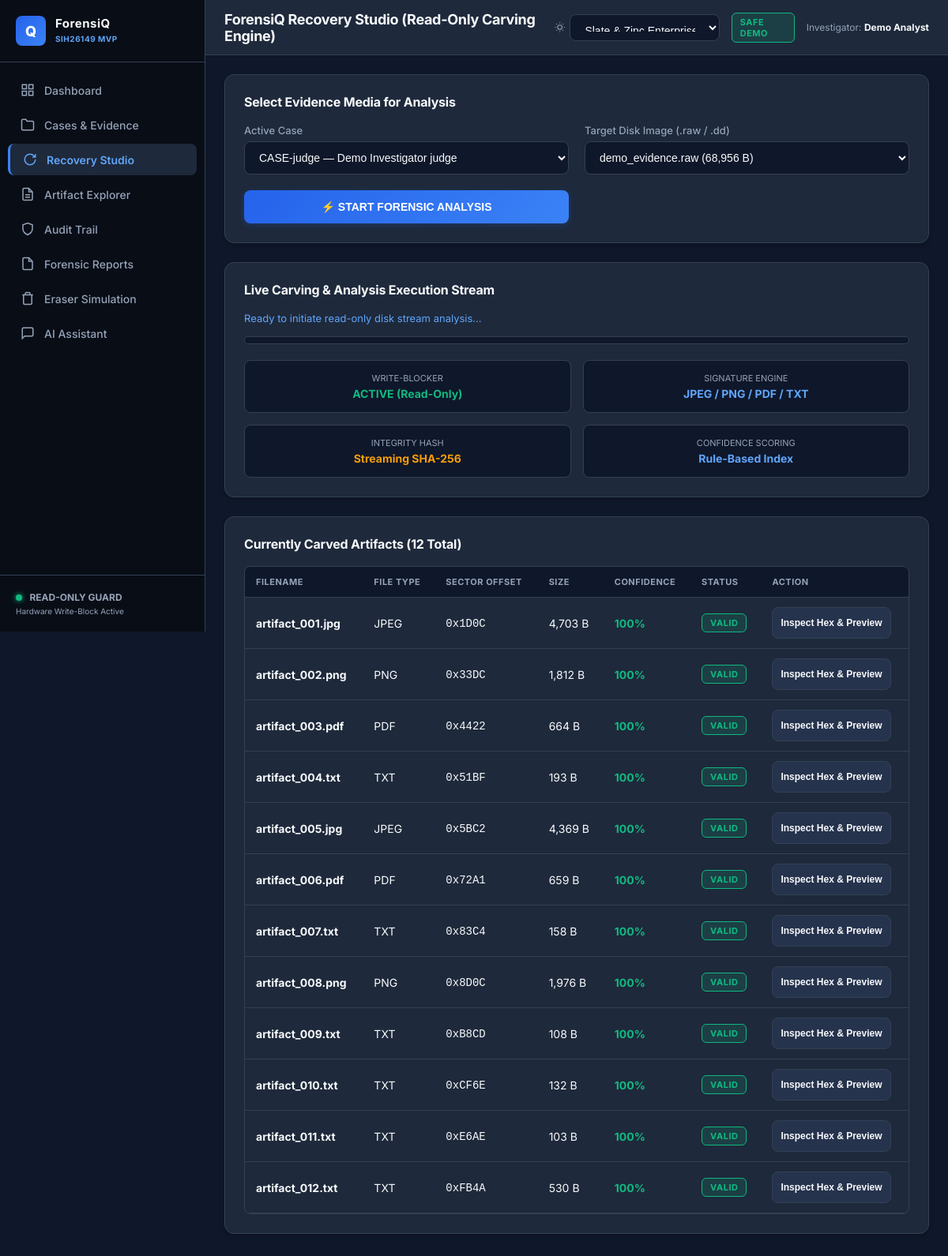
The page /recovery on the database its author committed.
### tables this page shows
CREATE TABLE artifacts (
            id INTEGER PRIMARY KEY AUTOINCREMENT,
            case_id TEXT NOT NULL,
            evidence_id INTEGER NOT NULL,
            filename TEXT NOT NULL,
            file_path TEXT NOT NULL,
            file_type TEXT NOT NULL,
            offset INTEGER NOT NULL,
            size INTEGER NOT NULL,
            confidence INTEGER NOT NULL,
            validation_status TEXT NOT NULL,
            validation_details TEXT,
            sha256 TEXT NOT NULL,
            recovered_at TIMESTAMP DEFAULT CURRENT_TIMESTAMP,
            FOREIGN KEY(case_id) REFERENCES cases(case_id) ON DELETE CASCADE,
            FOREIGN KEY(evidence_id) REFERENCES evidence(id) ON DELETE CASCADE
        );

### app.py (the view)
@app.route("/recovery")
def recovery_studio():
    case_id = request.args.get("case_id")
    conn = get_db_connection()
    cursor = conn.cursor()
    cursor.execute("SELECT * FROM cases ORDER BY id DESC")
    cases = [dict(r) for r in cursor.fetchall()]
    selected_case = None
    if case_id:
        cursor.execute("SELECT * FROM cases WHERE case_id = ?", (case_id,))
        row = cursor.fetchone()
        if row:
            selected_case = dict(row)
    if not selected_case and cases:
        selected_case = cases[0]
    evidence_list = []
    artifacts = []
    if selected_case:
        cursor.execute(
            "SELECT * FROM evidence WHERE case_id = ?", (selected_case["case_id"],)
        )
        evidence_list = [dict(r) for r in cursor.fetchall()]
        cursor.execute(
            "SELECT * FROM artifacts WHERE case_id = ? ORDER BY offset ASC",
            (selected_case["case_id"],),
        )
        artifacts = [dict(r) for r in cursor.fetchall()]
    conn.close()
    return render_template(
        "recovery.html",
        active_page="recovery",
        cases=cases,
        selected_case=selected_case,
        evidence_list=evidence_list,
        artifacts=artifacts,
    )

### database.py (called while the page is built)
def get_db_connection():
    os.makedirs(os.path.dirname(DB_PATH), exist_ok=True)
    conn = sqlite3.connect(DB_PATH, timeout=30.0)
    conn.row_factory = sqlite3.Row
    conn.execute("PRAGMA journal_mode = WAL;")
    return conn

### templates/recovery.html (shortened to what this page needs)
{% extends 'base.html' %}
{% block page_title %}ForensiQ Recovery Studio (Read-Only Carving Engine){% endblock %}
{% block content %}
<div class="card">
    <div class="card-title">Select Evidence Media for Analysis</div>
    <div class="grid-3col" style="align-items: end;">
        <div class="form-group" style="margin: 0;">
            <label class="form-label">Active Case</label>
            <select id="caseSelect" class="form-control" onchange="location.href='{{ url_for('recovery_studio') }}?case_id=' + this.value">
                {% for c in cases %}
                <option value="{{ c.case_id }}" {% if selected_case and selected_case.case_id == c.case_id %}selected{% endif %}>{{ c.case_id }} — {{ c.investigator }}</option>
                {% endfor %}
            </select>
        </div>
        <div class="form-group" style="margin: 0;">
            <label class="form-label">Target Disk Image (.raw / .dd)</label>
            <select id="evidenceSelect" class="form-control">
                {% for ev in evidence_list %}
                <option value="{{ ev.id }}">{{ ev.filename }} ({{ "{:,}".format(ev.size) }} B)</option>
                {% else %}
                <option value="">No evidence imported for this case</option>
                {% endfor %}
            </select>
        </div>
        <div>
            {% if evidence_list and selected_case %}
            <button id="startScanBtn" onclick="startAnalysis('{{ selected_case.case_id }}', document.getElementById('evidenceSelect').value)" class="btn btn-primary" style="width: 100%; justify-content: center; height: 42px;">
                ⚡ START FORENSIC ANALYSIS
            </button>
            {% else %}
            <button class="btn btn-secondary" disabled style="width: 100%; justify-content: center; height: 42px;">
                Import Evidence First
            </button>
            {% endif %}
        </div>
    </div>
</div>
<div class="card">
    <div class="card-title">Live Carving & Analysis Execution Stream</div>
    <div id="progressText" style="font-size: 13px; color: var(--text-highlight); margin-bottom: 8px;">
        Ready to initiate read-only disk stream analysis...
    </div>
    <div class="progress-container">
    </div>
    <div class="grid-4col" style="margin-top: 20px;">
        <div style="background: var(--bg-input); padding: 15px; border-radius: 8px; border: 1px solid var(--border-color); text-align: center;">
            <div style="font-size: 11px; color: var(--text-muted); text-transform: uppercase;">Write-Blocker</div>
            <div style="font-size: 14px; font-weight: bold; color: var(--accent-emerald); margin-top: 4px;">ACTIVE (Read-Only)</div>
        </div>
        <div style="background: var(--bg-input); padding: 15px; border-radius: 8px; border: 1px solid var(--border-color); text-align: center;">
            <div style="font-size: 11px; color: var(--text-muted); text-transform: uppercase;">Signature Engine</div>
            <div style="font-size: 14px; font-weight: bold; color: var(--text-highlight); margin-top: 4px;">JPEG / PNG / PDF / TXT</div>
        </div>
        <div style="background: var(--bg-input); padding: 15px; border-radius: 8px; border: 1px solid var(--border-color); text-align: center;">
            <div style="font-size: 11px; color: var(--text-muted); text-transform: uppercase;">Integrity Hash</div>
            <div style="font-size: 14px; font-weight: bold; color: var(--accent-amber); margin-top: 4px;">Streaming SHA-256</div>
        </div>
        <div style="background: var(--bg-input); padding: 15px; border-radius: 8px; border: 1px solid var(--border-color); text-align: center;">
            <div style="font-size: 11px; color: var(--text-muted); text-transform: uppercase;">Confidence Scoring</div>
            <div style="font-size: 14px; font-weight: bold; color: var(--accent-blue); margin-top: 4px;">Rule-Based Index</div>
        </div>
    </div>
</div>
{% if artifacts %}
<div class="card">
    <div class="card-title">Currently Carved Artifacts ({{ artifacts|length }} Total)</div>
    <div class="table-responsive">
        <table class="data-table">
            <thead>
                <tr>
                    <th>Filename</th>
                    <th>File Type</th>
                    <th>Sector Offset</th>
                    <th>Size</th>
                    <th>Confidence</th>
                    <th>Status</th>
                    <th>Action</th>
                </tr>
            </thead>
            <tbody>
                {% for art in artifacts %}
                <tr>
                    <td><strong>{{ art.filename }}</strong></td>
                    <td>{{ art.file_type }}</td>
                    <td><code>0x{{ "%X"|format(art.offset) }}</code></td>
                    <td>{{ "{:,}".format(art.size) }} B</td>
                    <td><strong style="color: {% if art.confidence >= 75 %}var(--accent-emerald){% else %}var(--accent-amber){% endif %};">{{ art.confidence }}%</strong></td>
                    <td><span class="badge badge-{% if art.confidence >= 75 %}valid{% else %}corrupt{% endif %}">{{ art.validation_status }}</span></td>
                    <td>
                        <button onclick="openArtifactModal({{ art.id }})" class="btn btn-secondary" style="padding: 4px 10px; font-size: 12px;">Inspect Hex & Preview</button>
                    </td>
                </tr>
                {% endfor %}
            </tbody>
        </table>
    </div>
</div>
{% endif %}
{% endblock %}

### templates/base.html (shortened to what this page needs)
<!DOCTYPE html>
<html lang="en" data-theme="slate-zinc">
<head>
    <link rel="stylesheet" href="{{ url_for('static', filename='css/style.css') }}">
</head>
<body>
    <aside class="sidebar" id="appSidebar">
        <div class="brand">
            <div class="brand-icon">Q</div>
            <div class="brand-text">ForensiQ<br><span style="font-size: 10px; color: var(--text-highlight); text-transform: uppercase;">SIH26149 MVP</span></div>
        </div>
        <ul class="nav-list">
            <li class="nav-item {% if active_page == 'dashboard' %}active{% endif %}">
                <a href="{{ url_for('dashboard') }}" onclick="closeMobileSidebar()">
                    <svg width="18" height="18" fill="none" stroke="currentColor" stroke-width="2" viewBox="0 0 24 24"><rect x="3" y="3" width="7" height="7"></rect><rect x="14" y="3" width="7" height="7"></rect><rect x="14" y="14" width="7" height="7"></rect><rect x="3" y="14" width="7" height="7"></rect></svg>
                    Dashboard
                </a>
            </li>
            <li class="nav-item {% if active_page == 'cases' %}active{% endif %}">
                <a href="{{ url_for('cases_view') }}" onclick="closeMobileSidebar()">
                    <svg width="18" height="18" fill="none" stroke="currentColor" stroke-width="2" viewBox="0 0 24 24"><path d="M22 19a2 2 0 0 1-2 2H4a2 2 0 0 1-2-2V5a2 2 0 0 1 2-2h5l2 3h9a2 2 0 0 1 2 2z"></path></svg>
                    Cases & Evidence
                </a>
            </li>
            <li class="nav-item {% if active_page == 'recovery' %}active{% endif %}">
                <a href="{{ url_for('recovery_studio') }}" onclick="closeMobileSidebar()">
                    <svg width="18" height="18" fill="none" stroke="currentColor" stroke-width="2" viewBox="0 0 24 24"><path d="M21 12a9 9 0 1 1-9-9c2.52 0 4.93 1 6.74 2.74L21 8"></path><path d="M21 3v5h-5"></path></svg>
                    Recovery Studio
                </a>
            </li>
            <li class="nav-item {% if active_page == 'artifacts' %}active{% endif %}">
                <a href="{{ url_for('artifacts_view') }}" onclick="closeMobileSidebar()">
                    <svg width="18" height="18" fill="none" stroke="currentColor" stroke-width="2" viewBox="0 0 24 24"><path d="M14 2H6a2 2 0 0 0-2 2v16a2 2 0 0 0 2 2h12a2 2 0 0 0 2-2V8z"></path><polyline points="14 2 14 8 20 8"></polyline><line x1="16" y1="13" x2="8" y2="13"></line><line x1="16" y1="17" x2="8" y2="17"></line></svg>
                    Artifact Explorer
                </a>
            </li>
            <li class="nav-item {% if active_page == 'audit' %}active{% endif %}">
                <a href="{{ url_for('audit_view') }}" onclick="closeMobileSidebar()">
                    <svg width="18" height="18" fill="none" stroke="currentColor" stroke-width="2" viewBox="0 0 24 24"><path d="M12 22s8-4 8-10V5l-8-3-8 3v7c0 6 8 10 8 10z"></path></svg>
                    Audit Trail
                </a>
            </li>
            <li class="nav-item {% if active_page == 'reports' %}active{% endif %}">
                <a href="{{ url_for('reports_view') }}" onclick="closeMobileSidebar()">
                    <svg width="18" height="18" fill="none" stroke="currentColor" stroke-width="2" viewBox="0 0 24 24"><path d="M14 2H6a2 2 0 0 0-2 2v16a2 2 0 0 0 2 2h12a2 2 0 0 0 2-2V8z"></path><polyline points="14 2 14 8 20 8"></polyline></svg>
                    Forensic Reports
                </a>
            </li>
            <li class="nav-item {% if active_page == 'sanitization' %}active{% endif %}">
                <a href="{{ url_for('sanitization_view') }}" onclick="closeMobileSidebar()">
                    <svg width="18" height="18" fill="none" stroke="currentColor" stroke-width="2" viewBox="0 0 24 24"><path d="M3 6h18"></path><path d="M19 6v14a2 2 0 0 1-2 2H7a2 2 0 0 1-2-2V6m3 0V4a2 2 0 0 1 2-2h4a2 2 0 0 1 2 2v2"></path></svg>
                    Eraser Simulation
                </a>
            </li>
            <li class="nav-item {% if active_page == 'ai' %}active{% endif %}">
                <a href="{{ url_for('ai_assistant_view') }}" onclick="closeMobileSidebar()">
                    <svg width="18" height="18" fill="none" stroke="currentColor" stroke-width="2" viewBox="0 0 24 24"><path d="M21 15a2 2 0 0 1-2 2H7l-4 4V5a2 2 0 0 1 2-2h14a2 2 0 0 1 2 2z"></path></svg>
                    AI Assistant
                </a>
            </li>
        </ul>
        <div class="sys-status">
            <div><span class="status-indicator"></span> <strong>READ-ONLY GUARD</strong></div>
            <div style="font-size: 10px; margin-top: 4px; color: var(--text-muted);">Hardware Write-Block Active</div>
        </div>
    </aside>
    <div class="main-wrapper">
        <header class="header-bar">
            <div style="display: flex; align-items: center; gap: 12px;">
                <div class="page-title">{% block page_title %}ForensiQ Workstation{% endblock %}</div>
            </div>
            <div class="header-actions">
                <div class="theme-select-container">
                    <svg width="15" height="15" fill="none" stroke="var(--text-muted)" stroke-width="2" viewBox="0 0 24 24"><circle cx="12" cy="12" r="5"></circle><path d="M12 1v2M12 21v2M4.22 4.22l1.42 1.42M18.36 18.36l1.42 1.42M1 12h2M21 12h2M4.22 19.78l1.42-1.42M18.36 5.64l1.42-1.42"></path></svg>
                    <select id="themeSelector" onchange="changeTheme(this.value)" class="form-control theme-select-input">
                        <option value="slate-zinc">Slate & Zinc Enterprise Dark</option>
                    </select>
                </div>
                <span class="badge badge-valid demo-badge">SAFE DEMO</span>
                <div class="user-info">Investigator: <strong style="color: var(--text-main);">Demo Analyst</strong></div>
            </div>
        </header>
        <main class="content-area">
            {% block content %}{% endblock %}
        </main>
    </div>
</body>
</html>

### rows shown on the page
artifacts: filename "artifact_001.jpg", file_type "JPEG", offset "1D0C", size "4,703", confidence "100", validation_status "VALID"
artifacts: filename "artifact_002.png", file_type "PNG", offset "33DC", size "1,812", confidence "100", validation_status "VALID"
artifacts: filename "artifact_003.pdf", file_type "PDF", offset "4422", size "664", confidence "100", validation_status "VALID"
artifacts: filename "artifact_004.txt", file_type "TXT", offset "51BF", size "193", confidence "100", validation_status "VALID"
artifacts: filename "artifact_005.jpg", file_type "JPEG", offset "5BC2", size "4,369", confidence "100", validation_status "VALID"
artifacts: filename "artifact_006.pdf", file_type "PDF", offset "72A1", size "659", confidence "100", validation_status "VALID"
artifacts: filename "artifact_007.txt", file_type "TXT", offset "83C4", size "158", confidence "100", validation_status "VALID"
artifacts: filename "artifact_008.png", file_type "PNG", offset "8D0C", size "1,976", confidence "100", validation_status "VALID"
artifacts: filename "artifact_009.txt", file_type "TXT", offset "B8CD", size "108", confidence "100", validation_status "VALID"
artifacts: filename "artifact_010.txt", file_type "TXT", offset "CF6E", size "132", confidence "100", validation_status "VALID"
artifacts: filename "artifact_011.txt", file_type "TXT", offset "E6AE", size "103", confidence "100", validation_status "VALID"
artifacts: filename "artifact_012.txt", file_type "TXT", offset "FB4A", size "530", confidence "100", validation_status "VALID"

### other values the page prints
{{ artifacts|length }} "12"
form field value "CASE-judge — Demo Investigator judge"
form field value "demo_evidence.raw (68,956 B)"
